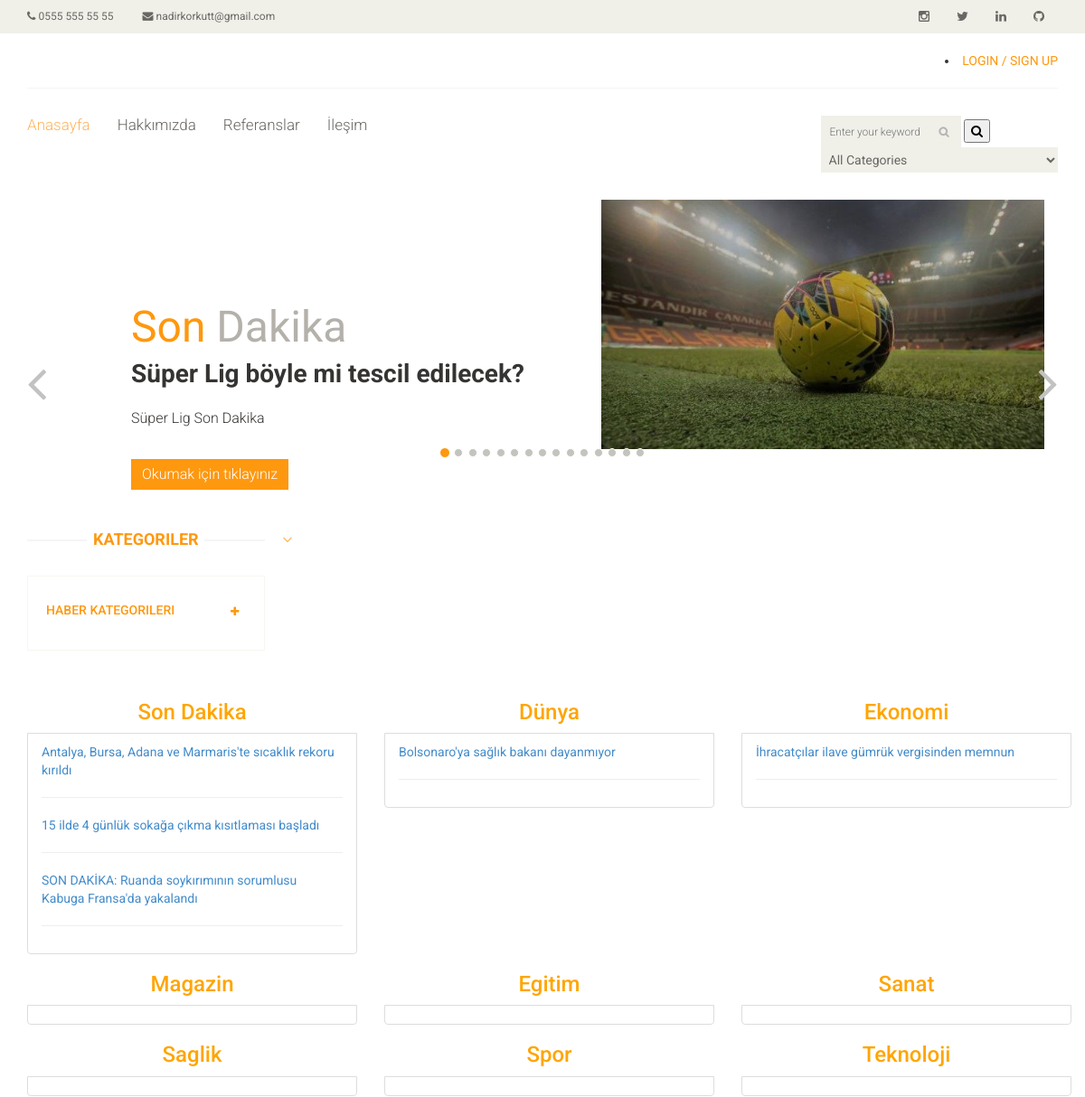
The app's page / (upper part), older data.
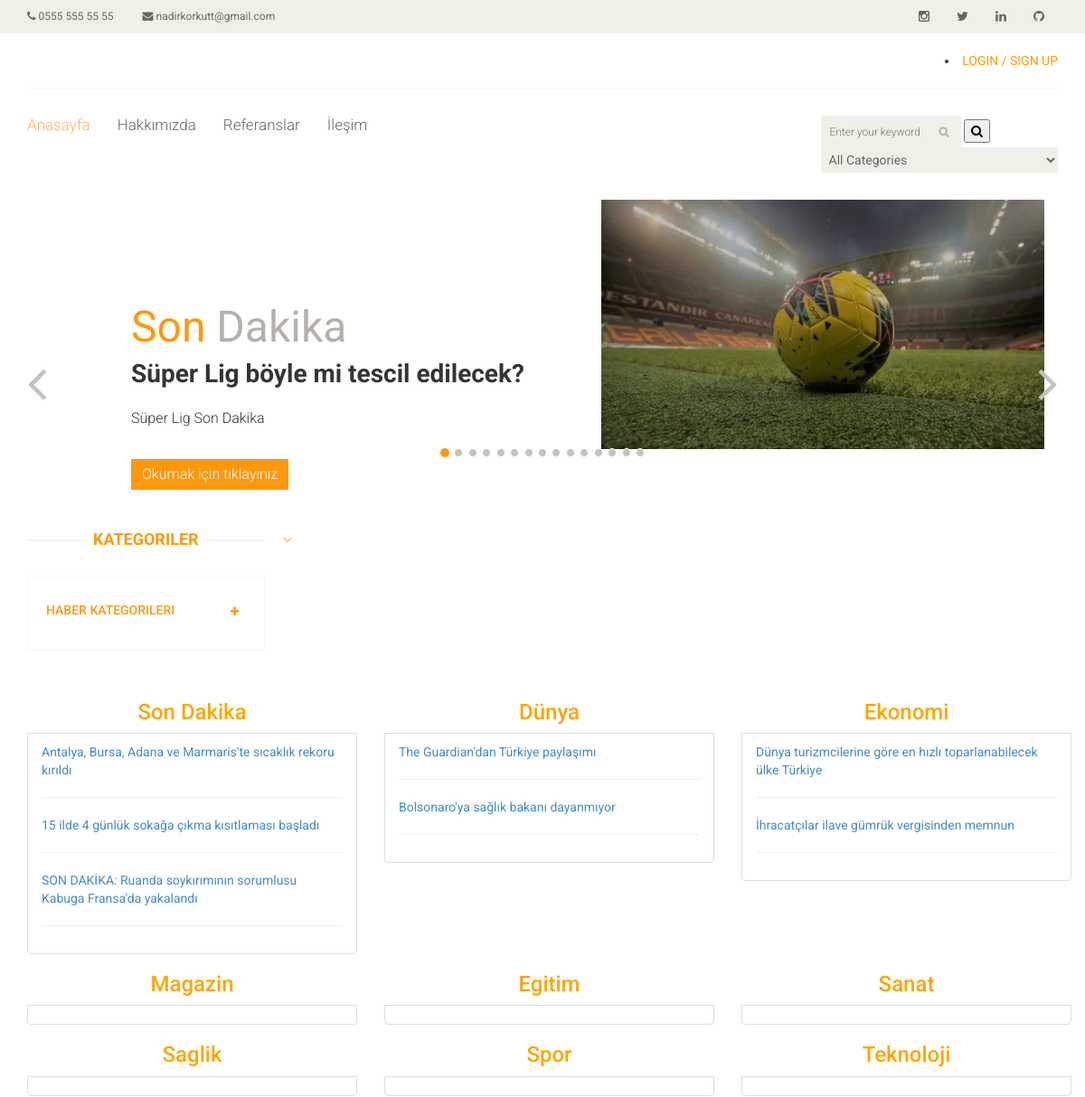
The same page, newer data.
### news/models.py (models this page shows, shortened)
class News(models.Model):
    STATUS=(
        ('True', 'Evet'),
        ('False', 'Hayır'),
    )
    category=models.ForeignKey(Category, on_delete=models.CASCADE) #relation with Category table
    title=models.CharField(max_length=150)
    keywords = models.CharField(blank=True,max_length=255)
    description = models.CharField(blank=True,max_length=255)
    image = models.ImageField(blank=True, upload_to='images/')
    detail=RichTextUploadingField()
    slug = models.SlugField(null=False, unique=True)
    status=models.CharField(max_length=10, choices=STATUS)
    create_at = models.DateTimeField(auto_now_add=True)
    update_at = models.DateTimeField(auto_now=True)
    def image_tag(self):
        return mark_safe('<img src="{}" height="50"/>'.format(self.image.url))
    image_tag.short_description = 'Image'

### content/models.py (models this page shows, shortened)
class Content(models.Model):
    user = models.ForeignKey(User, on_delete=models.SET_NULL, null=True)
    menu = models.OneToOneField(Menu, null=True, blank=True, on_delete=models.CASCADE) #relation with Menu table
    type =models.CharField(max_length=10, choices=TYPE)
    title = models.CharField(blank=True, max_length=150)
    keywords = models.CharField(blank=True, max_length=255)
    description = models.CharField(blank=True, max_length=255)
    image = models.ImageField(blank=True, upload_to='images/')
    detail = RichTextUploadingField()
    slug = models.SlugField(null=False, unique=True)
    status = models.CharField(max_length=10, choices=STATUS)
    create_at = models.DateTimeField(auto_now_add=True)
    update_at = models.DateTimeField(auto_now=True)
    def image_tag(self):
        return mark_safe('<img src="{}" height="50"/>'.format(self.image.url))
    image_tag.short_description = 'Image'

### home/views.py (the view)
# urls.py: path('', views.index, name='index'),
def index(request):
    setting = Setting.objects.get(pk=1)
    sliderdata=News.objects.all()[:15]
    category = Category.objects.all()
    menu = Menu.objects.all()
    daynews=News.objects.all()[:9]
    lastnews=News.objects.all().order_by('-id')[:5]
    randomnews = News.objects.all().order_by('?')[:3]
    son_dakika = Content.objects.filter(type='Son Dakika',status='True').order_by('-id')[:4]
    dunya =  Content.objects.filter(type='Dunya',status='True').order_by('-id')[:4]
    ekonomi = Content.objects.filter(type='Ekonomi',status='True').order_by('-id')[:4]
    magazin = Content.objects.filter(type='Magazin',status='True').order_by('-id')[:4]
    egitim = Content.objects.filter(type='Egitim',status='True').order_by('-id')[:4]
    sanat = Content.objects.filter(type='Sanat', status='True').order_by('-id')[:4]
    saglik = Content.objects.filter(type='Saglik', status='True').order_by('-id')[:4]
    spor = Content.objects.filter(type='Spor', status='True').order_by('-id')[:4]
    teknoloji = Content.objects.filter(type='Teknoloji', status='True').order_by('-id')[:4]
    context={'setting' : setting,
             'category' : category,
             'menu' : menu,
             'son_dakika' : son_dakika,
             'dunya': dunya,
             'ekonomi': ekonomi,
             'magazin': magazin,
             'egitim': egitim,
             'sanat': sanat,
             'saglik': saglik,
             'spor': spor,
             'teknoloji': teknoloji,
             'page':'home',
             'sliderdata':sliderdata,
             'daynews': daynews,
             'lastnews': lastnews,
             'randomnews' : randomnews
             }
    return render(request, 'index.html', context)

### home/templates/index.html (shortened to what this page needs)
{% extends 'homebase.html' %}
{% block slider %}
    {% include 'slider.html' %}
{% endblock %}
{% block content %}
    {% include 'content.html' %}
{% endblock %}

### home/templates/slider.html
<section id="slider">
    <div class="container">
        <div class="row">
            <div class="col-sm-12">
                <div id="slider-carousel" class="carousel slide" data-ride="carousel">
                    <ol class="carousel-indicators">
                        <li data-target="#slider-carousel" data-slide-to="0" class="active"></li>
                        <li data-target="#slider-carousel" data-slide-to="1"></li>
                        <li data-target="#slider-carousel" data-slide-to="2"></li>
                        <li data-target="#slider-carousel" data-slide-to="3"></li>
                        <li data-target="#slider-carousel" data-slide-to="4"></li>
                        <li data-target="#slider-carousel" data-slide-to="5"></li>
                        <li data-target="#slider-carousel" data-slide-to="6"></li>
                        <li data-target="#slider-carousel" data-slide-to="7"></li>
                        <li data-target="#slider-carousel" data-slide-to="8"></li>
                        <li data-target="#slider-carousel" data-slide-to="9"></li>
                        <li data-target="#slider-carousel" data-slide-to="10"></li>
                        <li data-target="#slider-carousel" data-slide-to="11"></li>
                        <li data-target="#slider-carousel" data-slide-to="12"></li>
                        <li data-target="#slider-carousel" data-slide-to="13"></li>
                        <li data-target="#slider-carousel" data-slide-to="14"></li>
                    </ol>
                    <div class="carousel-inner">
                        {% for rs in sliderdata %}
                        <div class="item {% if forloop.counter == 1 %} active {% endif %}">
                            <div class="col-sm-6">
                                <h1><span>Son</span> Dakika</h1>
                                <h2>{{ rs.title }}</h2>
                                <p>{{ rs.description}} </p>
                                <a href="/news/{{ rs.id }}/{{ rs.slug }}" class="btn btn-default get">Okumak için tıklayınız</a>
                            </div>
                            <div class="col-sm-6">
                                <img src="{{ rs.image.url }}" class="girl img-responsive" alt="" />
                            </div>
                        </div>
                    {% endfor %}
                    </div>
                    <a href="#slider-carousel" class="left control-carousel hidden-xs" data-slide="prev">
                        <i class="fa fa-angle-left"></i>
                    </a>
                    <a href="#slider-carousel" class="right control-carousel hidden-xs" data-slide="next">
                        <i class="fa fa-angle-right"></i>
                    </a>
                </div>
            </div>
        </div>
    </div>
</section>

### home/templates/content.html (shortened to what the changed rows need)
<section>
    <div class="container">
        <div class="row">
            <div class="col-sm-3">
                <div class="left-sidebar">
                    <h2>Kategoriler</h2>
                                    {% load mptt_tags %}
                </div>
            </div>
            <div class="col-sm-12 padding-right">
                <div class="row">
                    <div class="col-sm-4">
                        <ul class="list-group-item">
                            {% for rs in son_dakika %}
                                <li><a href="/content/{{ rs.id }}/{{ rs.slug }}">{{ rs.title }}</a></li>
                                <hr>
                            {% endfor %}
                        </ul>
                    </div>
                    <div class="col-sm-4">
                        <ul class="list-group-item">
                            {% for rs in dunya %}
                                <li><a href="/content/{{ rs.id }}/{{ rs.slug }}">{{ rs.title }}</a></li>
                                <hr>
                            {% endfor %}
                        </ul>
                    </div>
                    <div class="col-sm-4">
                        <ul class="list-group-item">
                            {% for rs in ekonomi %}
                                <li><a href="/content/{{ rs.id }}/{{ rs.slug }}">{{ rs.title }}</a></li>
                                <hr>
                            {% endfor %}
                        </ul>
                    </div>
                </div>
                <br>
            </div>
        </div>
    </div>
</section>

Row changes from the older to the newer data that the page shows:
added Content: title "The Guardian'dan Türkiye paylaşımı", shown under "Dünya"
added Content: title "Dünya turizmcilerine göre en hızlı toparlanabilecek ülke Türkiye", shown under "Ekonomi"
